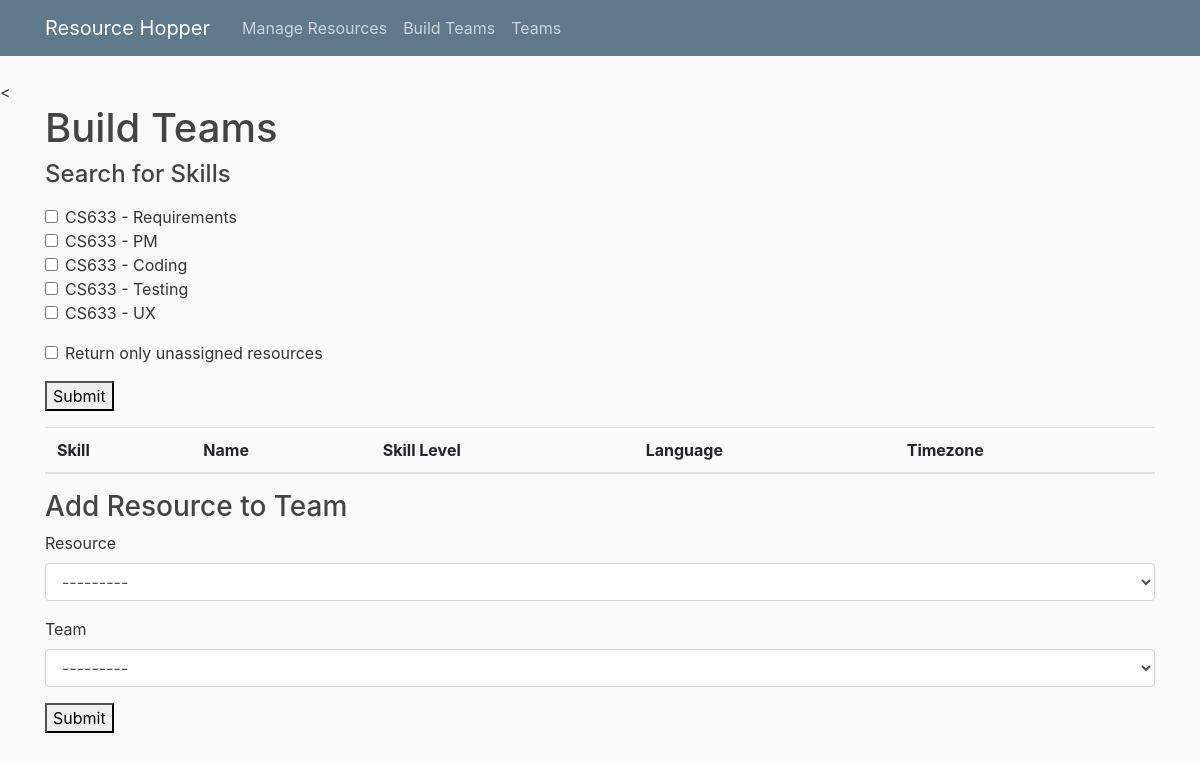
Page /hopper/buildteam/ on the earlier database version.
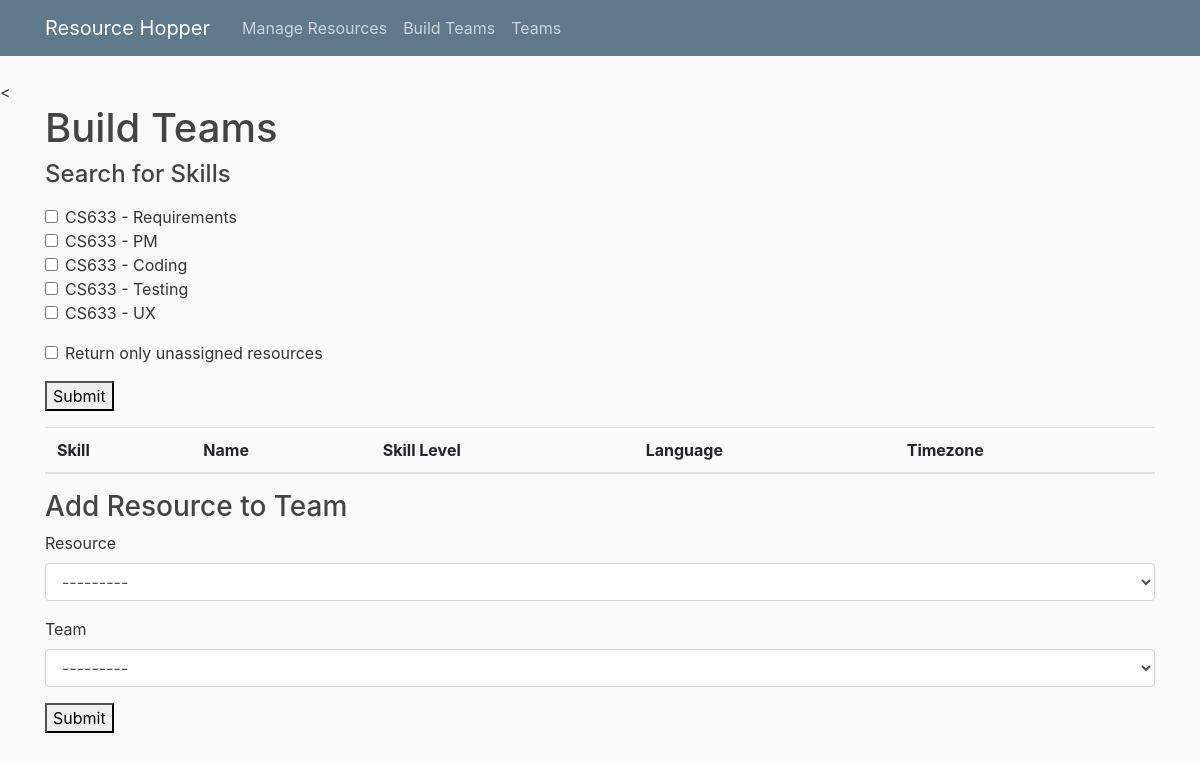
Same page on the later database version.
### resource_hopper/models.py (models this page shows)
class Resource(models.Model):
    resource_id = models.AutoField(primary_key=True)
    resource_lname = models.CharField(max_length=64)
    resource_fname = models.CharField(max_length=64)
    timezone_id = models.ForeignKey(Timezone, db_column='timezone_id', on_delete=models.CASCADE)
    language_id = models.ForeignKey(Language, db_column='language_id', on_delete=models.CASCADE)
    resource_onteam = models.BooleanField(default=False)
    def __str__(self):
        resource_fullname = self.resource_fname + " " + self.resource_lname
        return resource_fullname

class Project(models.Model):
    project_id = models.AutoField(primary_key=True)
    manager_id = models.ForeignKey(Manager, db_column='manager_id', on_delete=models.CASCADE, null=True)
    project_description = models.CharField(max_length=64, blank=True, null=True)
    def __str__(self):
        return self.project_description

### resource_hopper/views.py (the view, shortened to what this page needs)
# urls.py: path('buildteam/', views.buildteam, name='resource_hopper-buildteam'),
def buildteam(request):
	context = {
		'buildteam': BuildTeam(),
		'addresourceteam': AddResourceTeam(),
	}
	return render(request, 'resource_hopper/buildteam.html', context)

### resource_hopper/forms.py
class BuildTeam(forms.Form):
	SKILLS = (
		("1", "CS633 - Requirements"),
		("2", "CS633 - PM"),
		("3", "CS633 - Coding"),
		("4", "CS633 - Testing"),
		("5", "CS633 - UX"),
	)
	skills = forms.MultipleChoiceField(widget=forms.CheckboxSelectMultiple,choices=SKILLS,label="<h4>Search for Skills</h4>")
	limit_unassigned = forms.BooleanField(label="Return only unassigned resources",required=False)

class AddResourceTeam(forms.ModelForm):
	def __init__(self,*args,**kwargs):
		super (AddResourceTeam,self ).__init__(*args,**kwargs)
		self.fields['resource_id'].queryset = Resource.objects.filter(resource_onteam=False)
	class Meta:
		model = ProjectTeam
		fields = ('resource_id', 'project_id',)
		labels = {
			"resource_id": "Resource",
			"project_id": "Team",
		}

### resource_hopper/templates/resource_hopper/buildteam.html (shortened to what this page needs)
<{% extends "resource_hopper/base.html" %}
{% block content %}
{% load crispy_forms_tags %}
<h1>Build Teams</h1>
<form method="post">
	{{ buildteam | crispy }}
	<button type="submit">Submit</button>
	</form>
	<table class="table">
		  <thead>
		    <tr>
		      <th scope="col">Skill</th>
		      <th scope="col">Name</th>
		      <th scope="col">Skill Level</th>
		      <th scope="col">Language</th>
		      <th scope="col">Timezone</th>
		    </tr>
		  </thead>
	</table>
<h3>Add Resource to Team</h3>
<form method="post">
{{ addresourceteam | crispy }}
<button type="submit">Submit</button>
</form>
{% endblock content %}

Differences in the rows shown:
removed Resource: resource_id "---------"
Other differences:
form field resource_id: (not shown) → "---------"
